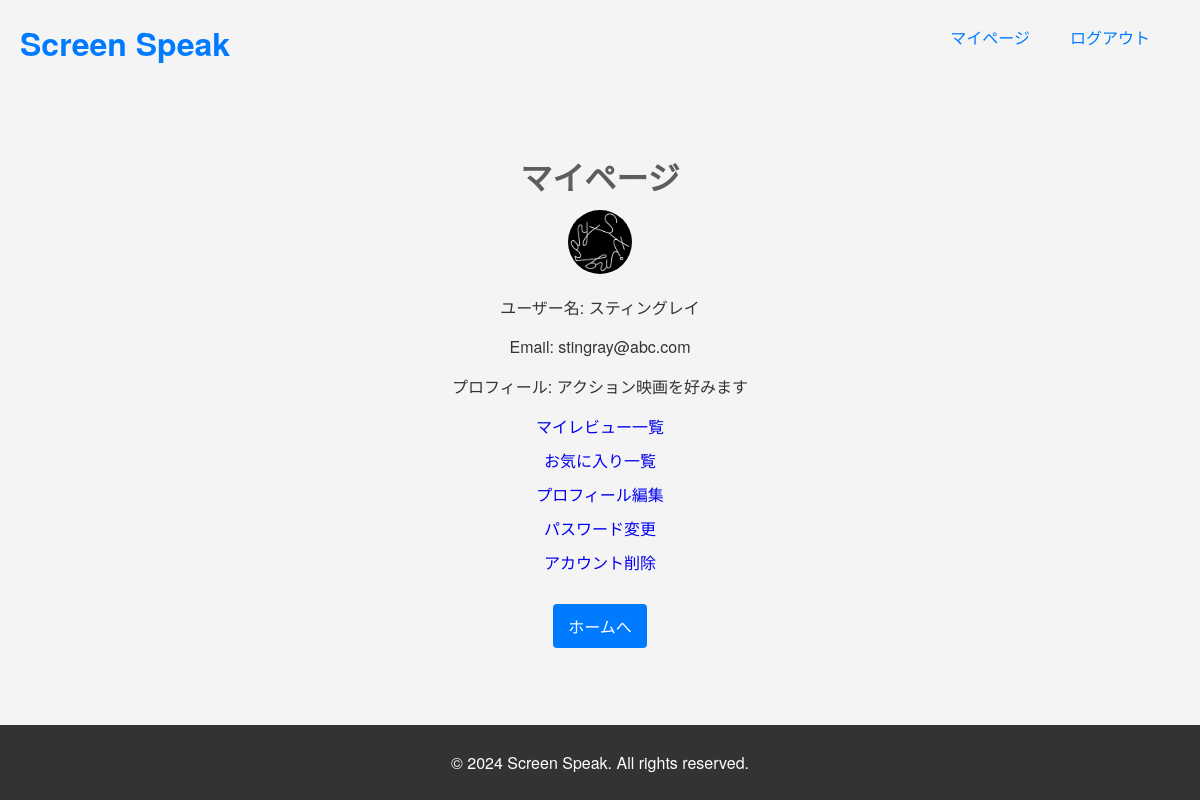
The page /mypage/ (signed in) on the database its author committed.
### flick_seeker/models.py (models this page shows, shortened)
class User(AbstractUser):
    username = models.CharField(_('username'), max_length=150, unique=True, null=False)  # ユーザー名フィールド
    email = models.EmailField(_('email address'), unique=True)  # emailアドレスフィールド
    profile_image = models.ImageField(upload_to='profile_images/', null=True, blank=True, default='profile_images/default-thumbnail.png')  # プロフィール画像フィールド
    bio = models.TextField(_("Bio"), blank=True, null=True)  # 自己紹介文のフィールド
    created_at = models.DateTimeField(auto_now_add=True, verbose_name=_('Created at'))
    updated_at = models.DateTimeField(auto_now=True, verbose_name=_('Updated at'))
    USERNAME_FIELD = 'email'  # ユーザー名としてemailを使用
    REQUIRED_FIELDS = ['username']  # 必須フィールドを設定
    objects = CustomUserManager()  # カスタムユーザーマネージャを使用

### flick_seeker/views.py (the view)
# urls.py: path('mypage/', mypage, name='mypage'),  # '/mypage/' URL を 'mypage' ビューにマッピング
@login_required
def mypage(request):
    user = request.user
    context = {
        'user': user,
    }
    return render(request, 'mypage.html', context)

### flick_seeker/templates/mypage.html
{% extends 'base.html' %}
{% block content %}
<div class="mypage-content">
  <h1>マイページ</h1>
  {% if user.profile_image %}
    <img src="{{ user.profile_image.url }}" alt="{{ user.username }}'s Profile Icon" style="width: 64px; height: 64px; border-radius: 50%;">
  {% else %}
    <p>プロフィールアイコンはまだ登録されていません。</p>
  {% endif %}
  <p>ユーザー名: {{ user.username }}</p>
  <p>Email: {{ user.email }}</p>
  <p>プロフィール: {{ user.bio|default:"未登録" }}</p>
  <a href="{% url 'flick_seeker:my_reviews' %}">マイレビュー一覧</a>
  <a href="{% url 'flick_seeker:my_favorites' %}">お気に入り一覧</a>
  <a href="{% url 'flick_seeker:edit_profile' %}">プロフィール編集</a>
  <a href="{% url 'flick_seeker:password_change' %}">パスワード変更</a>
  <a href="{% url 'flick_seeker:delete_user' %}" onclick="return confirm('アカウントを削除してもよろしいですか？');">アカウント削除</a>
  <a href="{% url 'flick_seeker:dashboard' %}" class="button back-button">ホームへ</a>
</div>
{% endblock %}

### flick_seeker/static/css/style.css (style rules this page uses)
body { font-family: 'Helvetica Neue', Helvetica, Arial, sans-serif; color: #333; background-color: #f4f4f4; margin: 0; padding: 0; display: flex; flex-direction: column; min-height: 100vh; justify-content: space-between; }
h1 { color: #5d5d5d; text-align: center; margin-top: 20px; margin-bottom: 10px; }
.button { background-color: #007BFF; color: #fff; padding: 10px 15px; font-size: 16px; text-align: center; text-decoration: none; cursor: pointer; border: none; border-radius: 4px; transition: all 0.3s ease; }
.back-button { background-color: #007bff; color: white; padding: 10px 15px; text-align: center; display: inline-block; max-width: 200px; width: auto; margin: 10px auto; }
a { color: #007BFF; text-decoration: none; transition: color 0.3s; }
.mypage-content { text-align: center; }
.mypage-content a { display: block; margin: 10px 0; color: #0000EE; text-decoration: none; }
.mypage-content .button.back-button { padding: 10px 15px; background-color: #007BFF; color: white; border-radius: 4px; text-align: center; margin: 20px auto; display: inline-block; text-decoration: none; }

### rows shown on the page
User: profile_image (picture), username "スティングレイ", email "stingray@abc.com", bio "アクション映画を好みます"
